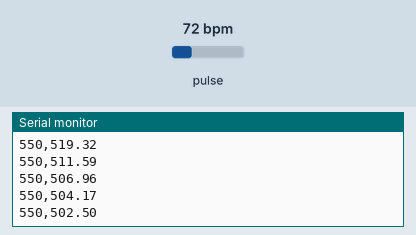
Recording of a sketch running on a simulated Arduino Uno, built with avr-gcc and run on an emulated ATmega328P. Parts: the last lines printed to the serial monitor. The inputs (shaded band) are chosen by the test bench; at power-on: pulse 72 bpm.

Above: at 1.2 s.
1.3 s: pulse set to 42 bpm
At 2.0 s:
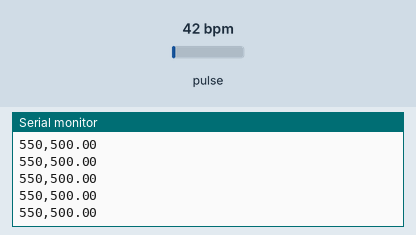
2.8 s: pulse set to 70 bpm
At 3.4 s:
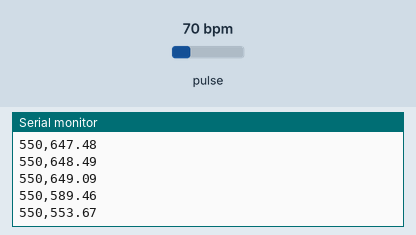
Timing chart, 0 to 5.8 s (numbered marks = the images above; inputs shaded):
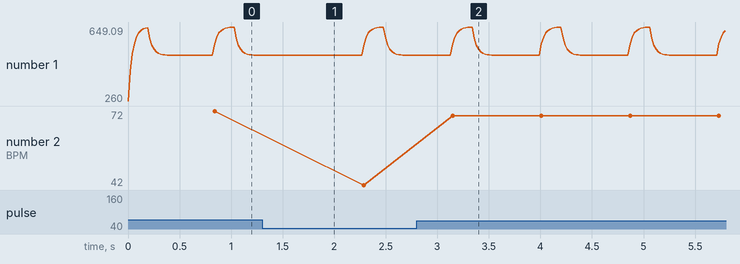

The sketch:

bpmmeterprogram.ino
```cpp
#include <PulseSensorPlayground.h>

// Pulse Sensor Pin
const int PULSE_PIN = A0;
PulseSensorPlayground pulseSensor;

int BPM = 0;
int threshold = 550;

float filteredSignal = 0;
float alpha = 0.4;   // 0.2–0.4 works well for pulse sensors

void setup() {
  Serial.begin(115200);

  // Pulse Sensor Setup
  pulseSensor.analogInput(PULSE_PIN);
  pulseSensor.setThreshold(threshold); // Adjust if needed

  if (pulseSensor.begin()) {
    Serial.println("Pulse Sensor Ready!");
  }
}

void loop() {
  int myBPM = pulseSensor.getBeatsPerMinute();

  if (pulseSensor.sawStartOfBeat()) {
    BPM = myBPM;
    Serial.print("♥ BPM: ");
    Serial.println(BPM);
  }

  int rawSignal = pulseSensor.getLatestSample();
  filteredSignal = (alpha * rawSignal) + ((1.0 - alpha) * filteredSignal);

  Serial.print(threshold);
  Serial.print(",");
  Serial.println(filteredSignal);

  delay(20);
}
```

Measured:
- after the input at 2.8 s, the serial monitor: prints a new line after 0.35 s (image 2)
- plotted number 2: 72 → 42 after the input at 1.3 s, 42 → 70 after the input at 2.8 s
